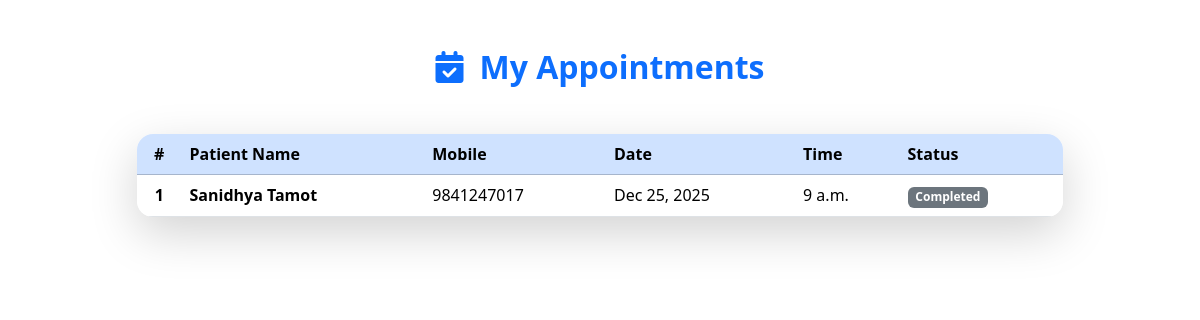
The page /doctor-appointments/ (signed in) on the database its author committed.
### hospital/models.py (models this page shows, shortened)
class Appointment(models.Model):
    Doctor= models.ForeignKey(Doctor,on_delete=models.CASCADE)
    Patient= models.ForeignKey(Patient,on_delete=models.CASCADE)
    date = models.DateField()
    time = models.TimeField()

class Patient(models.Model):
    Name= models.CharField(max_length=100)
    Gender= models.CharField(max_length=100)
    Mobile = models.CharField(max_length=15)
    Address= models.TextField()
    email = models.EmailField(max_length=100, blank=True, null=True)         # optional
    password = models.CharField(max_length=128)   # ADD THIS

### hospital/views.py (the view)
# urls.py: path('doctor-appointments/',               doctor_appointments, name='doctor_appointments'),
def doctor_appointments(request):
    doctor = _require_doctor(request)
    if not doctor:
        return redirect('main_login')
    appointments = Appointment.objects.filter(Doctor=doctor).select_related('Patient').order_by('-date', '-time')
    return render(request, 'doctor_appointments.html', {
        'doctor':       doctor,
        'appointments': appointments,
        'today':        date.today(),
    })

### hospital/views.py (called while the page is built)
def _require_doctor(request):
    if request.session.get('user_type') != 'doctor':
        return None
    doctor_id = request.session.get('doctor_id')
    if not doctor_id:
        return None
    try:
        return Doctor.objects.get(id=doctor_id)
    except Doctor.DoesNotExist:
        return None

### hospital/templates/doctor_appointments.html (shortened to what this page needs)
{% extends "base.html" %}
{% block content %}
<div class="container my-5">
    <div class="row">
        <div class="col-lg-10 mx-auto">
            <div class="text-center mb-5">
                <h2 class="fw-bold text-primary">
                    <i class="fas fa-calendar-check me-3"></i>My Appointments
                </h2>
            </div>
            {% if appointments %}
                <div class="card shadow-lg border-0 rounded-4 overflow-hidden">
                    <div class="card-body p-0">
                        <div class="table-responsive">
                            <table class="table table-hover mb-0 align-middle">
                                <thead class="table-primary">
                                    <tr>
                                        <th class="text-center">#</th>
                                        <th>Patient Name</th>
                                        <th>Mobile</th>
                                        <th>Date</th>
                                        <th>Time</th>
                                        <th>Status</th>
                                    </tr>
                                </thead>
                                <tbody>
                                    {% for apt in appointments %}
                                    <tr>
                                        <td class="text-center fw-bold">{{ forloop.counter }}</td>
                                        <td>
                                            <strong>{{ apt.Patient.Name }}</strong>
                                        </td>
                                        <td>{{ apt.Patient.Mobile }}</td>
                                        <td>{{ apt.date|date:"M d, Y" }}</td>
                                        <td>{{ apt.time }}</td>
                                        <td>
                                            {% if apt.date > today %}
                                                <span class="badge bg-success">Upcoming</span>
                                            {% elif apt.date == today %}
                                                <span class="badge bg-warning text-dark">Today</span>
                                            {% else %}
                                                <span class="badge bg-secondary">Completed</span>
                                            {% endif %}
                                        </td>
                                    </tr>
                                    {% endfor %}
                                </tbody>
                            </table>
                        </div>
                    </div>
                </div>
            {% else %}
                <div class="text-center py-5 bg-light rounded-4 shadow">
                    <i class="fas fa-calendar-times fa-5x text-muted mb-4"></i>
                    <h4 class="text-muted">No appointments scheduled yet</h4>
                    <p class="text-muted">Patients will book soon.</p>
                </div>
            {% endif %}
        </div>
    </div>
</div>
{% endblock %}

### rows shown on the page
Appointment: Patient.Name "Sanidhya Tamot", Patient.Mobile "9841247017", date "Dec 25, 2025", time "9 a.m.", shows "Completed"
